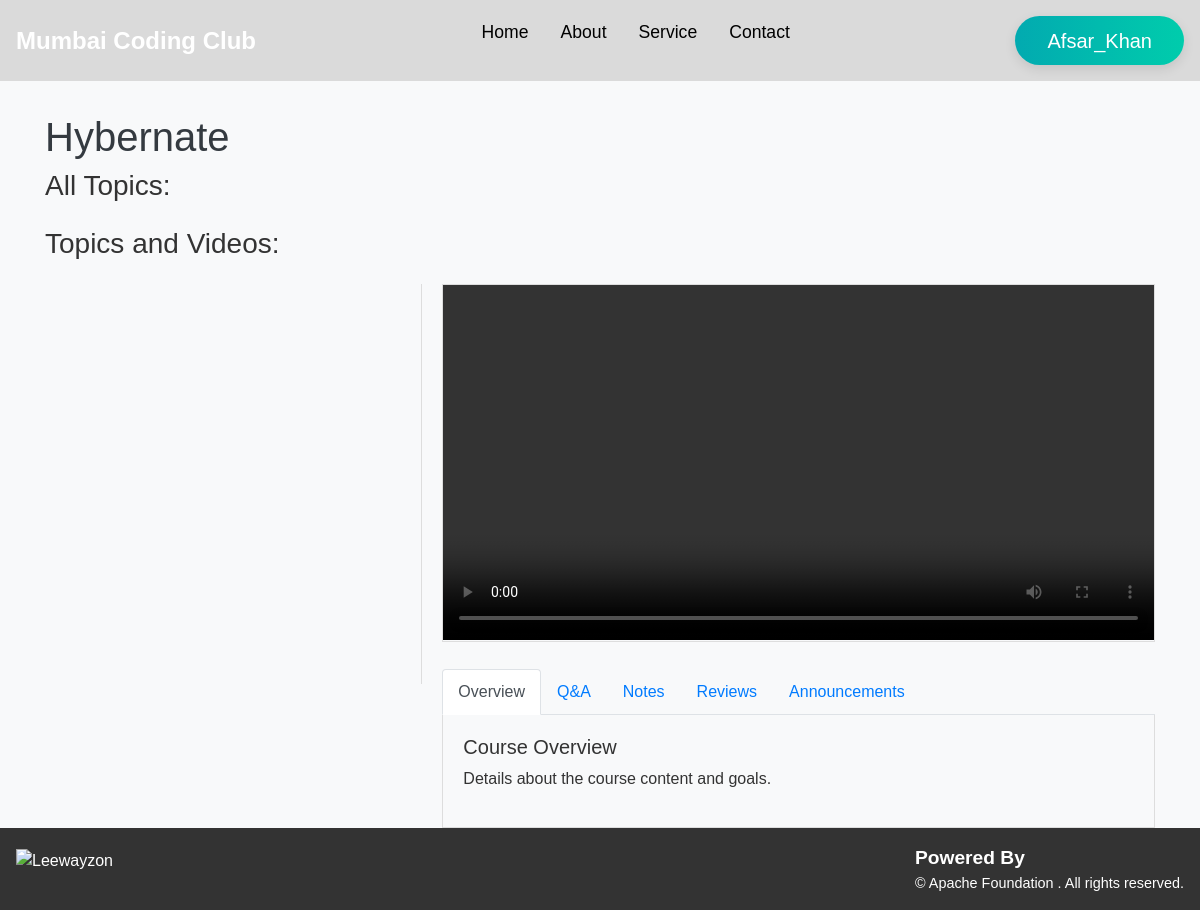
The app's page /ParticularCourse/5 (signed in), older data.
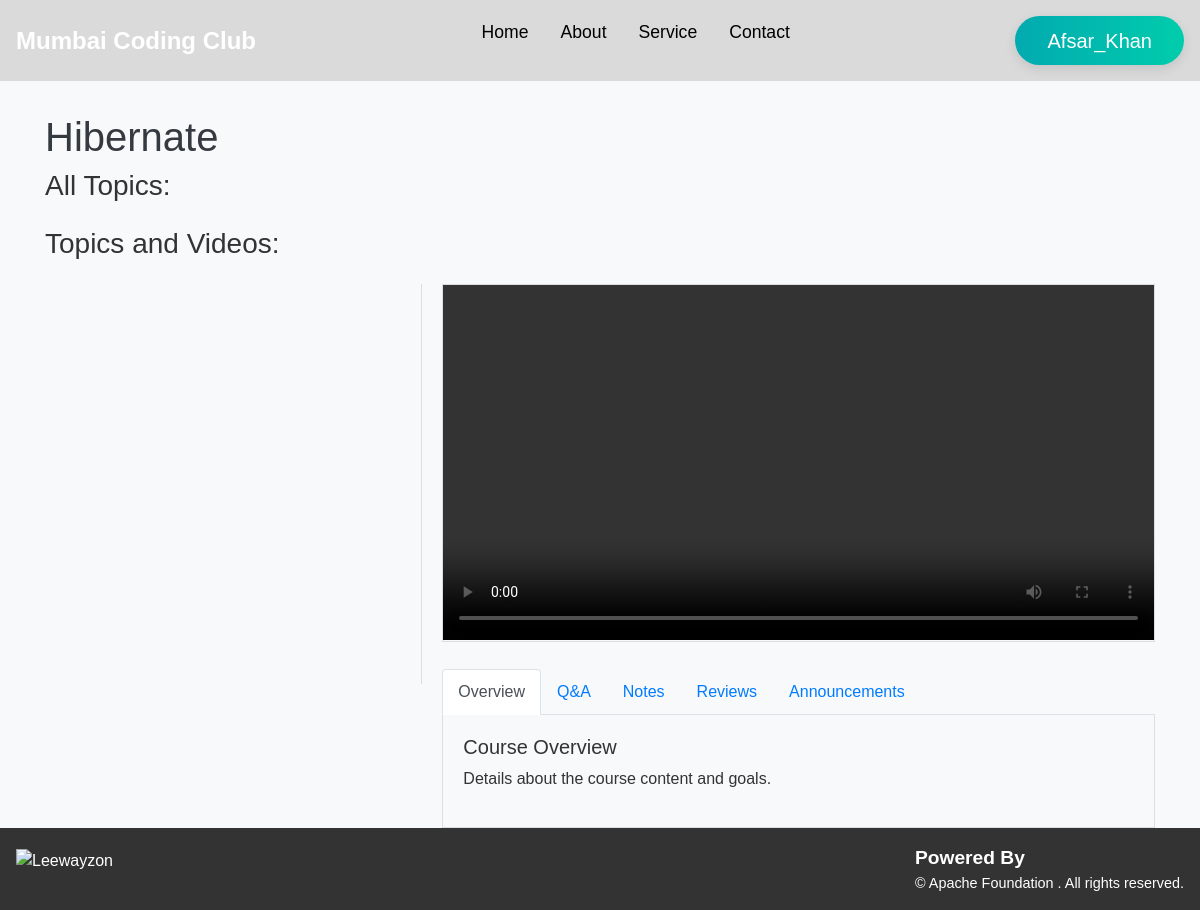
The same page, newer data.
### course_manage/models.py (models this page shows, shortened)
class Course(models.Model):
    title = models.CharField(max_length=255)
    description = models.TextField()
    credits = models.IntegerField()
    start_date = models.DateField()
    end_date = models.DateField()
    course_image = models.ImageField(upload_to='course_image/', blank=True, null=True)
    created_by = models.ForeignKey(User, on_delete=models.CASCADE)

### course_manage/views.py (the view)
# urls.py: path('ParticularCourse/<int:id>', ParticularCourse, name='ParticularCourse'),
def ParticularCourse(request, id):
    if not request.user.is_authenticated:
        print(request.user)
        return redirect('login')
    print(request.user)
    request.session['course_id'] = id
    course = get_course_with_topics_and_videos(id)
    company_settings = CompanySettings.objects.first()
    if course:
        return render(request, 'course.html', {'course': course})
    else:
        return render(request, '404.html')

### course_manage/views.py (called while the page is built)
def get_course_with_topics_and_videos(id):
    try:
        course = Course.objects.prefetch_related('topics__videos', 'topics__pdfs', 'topics__exams').select_related('created_by').get(id=id)
        return course
    except Course.DoesNotExist:
        return None

### course_manage/templates/course.html (shortened to what this page needs)
<!DOCTYPE html>
<html lang="en">
<head>
    <link href="https://stackpath.bootstrapcdn.com/bootstrap/4.5.2/css/bootstrap.min.css" rel="stylesheet">
    <link href="https://cdnjs.cloudflare.com/ajax/libs/font-awesome/5.15.3/css/all.min.css" rel="stylesheet">
    <link rel="stylesheet" href="https://cdnjs.cloudflare.com/ajax/libs/font-awesome/6.0.0-beta3/css/all.min.css">
</head>
<body>
    {% include 'nav.html' %}
    <div class="container">
        <h1>{{ course.title }}</h1>
        <div class="all-topics-titles mb-4">
            <h3>All Topics:</h3>
        </div>
        <h3>Topics and Videos:</h3>
        <div class="row">
            <div class="col-md-12">
                <div class="video-container">
                    <div class="video-list">
                    </div>
                    <div class="video-player">
                        <video id="mainVideoPlayer" controls>
                            <source id="mainVideoSource" src="" type="video/mp4">
                        </video>
                        <div class="tabs-section">
                            <ul class="nav nav-tabs" id="myTab" role="tablist">
                                <li class="nav-item">
                                    <a class="nav-link active" id="overview-tab" data-toggle="tab" href="#overview" role="tab" aria-controls="overview" aria-selected="true">Overview</a>
                                </li>
                                <li class="nav-item">
                                    <a class="nav-link" id="qa-tab" data-toggle="tab" href="#qa" role="tab" aria-controls="qa" aria-selected="false">Q&A</a>
                                </li>
                                <li class="nav-item">
                                    <a class="nav-link" id="notes-tab" data-toggle="tab" href="#notes" role="tab" aria-controls="notes" aria-selected="false">Notes</a>
                                </li>
                                <li class="nav-item">
                                    <a class="nav-link" id="reviews-tab" data-toggle="tab" href="#reviews" role="tab" aria-controls="reviews" aria-selected="false">Reviews</a>
                                </li>
                                <li class="nav-item">
                                    <a class="nav-link" id="announcement-tab" data-toggle="tab" href="#announcement" role="tab" aria-controls="announcement" aria-selected="false">Announcements</a>
                                </li>
                            </ul>
                            <div class="tab-content" id="myTabContent">
                                <div class="tab-pane fade show active" id="overview" role="tabpanel" aria-labelledby="overview-tab">
                                    <h5>Course Overview</h5>
                                    <p>Details about the course content and goals.</p>
                                </div>
                            </div>
                        </div>
                    </div>
                </div>
            </div>
        </div>
    </div>
    {% include 'footer.html' %}
</body>
</html>

### course_manage/templates/nav.html (shortened to what this page needs)
<!DOCTYPE html>
<html lang="en">
<head>
    <link rel="stylesheet" href="https://cdnjs.cloudflare.com/ajax/libs/font-awesome/4.7.0/css/font-awesome.min.css">
</head>
<body>
    <div class="navbar">
        <div class="logo">
            {% if company_settings.logo.url %}
            <a href="https://mumbaicodingclub.com/"><img src="{{ company_settings.logo.url }}"></a>
            {% else %}
            <a href="">Mumbai Coding Club</a>
            {% endif %}
        </div>
        <ul class="nav-links">
            <li><a href="">Home</a></li>
            <li><a href="">About</a></li>
            <li><a href="">Service</a></li>
            <li><a href="">Contact</a></li>
        </ul>
        {% if not request.user.is_authenticated %}
        <div class="logo-signup">
            <a href="{% url 'login' %}" class="btn">Login</a>
        </div>
        {% else %}
        <div class="menu-icon">
            <i  onclick="openModal()"><button>{{ user }}</button></i>
        </div>
        {% endif %}
    </div>
</body>
</html>

### course_manage/templates/footer.html (shortened to what this page needs)
<!DOCTYPE html>
<html lang="en">
<head>
</head>
<body>
    <div class="footer">
        <div class="logo">
            <img src="" alt="Leewayzon">
        </div>
        <div class="company-info">
            <div class="company-name">
                Powered By
            </div>
            <div class="copyright">
                &copy; Apache Foundation . All rights reserved.
            </div>
        </div>
    </div>
</body>
</html>

### course_manage/templates/course.html (style rules this page uses)
body { font-family: 'Arial', sans-serif; background-color: #f8f9fa; color: #333; }
.container { padding-top: 2rem; }
h1 { color: #343a40; }
.video-container { display: flex; margin-top: 1rem; }
.video-list { flex: 1; max-width: 40%; padding-right: 20px; border-right: 1px solid #ddd; max-height: 400px; overflow-y: scroll; }
.video-player { flex: 2; padding-left: 20px; }
.video-player video { width: 100%; height: auto; border: 1px solid #ddd; }
.tabs-section { margin-top: 20px; }
.nav-tabs .nav-link { padding: 10px 15px; }
.tab-content { padding: 20px; border: 1px solid #ddd; border-top: none; }

### course_manage/templates/nav.html (style rules this page uses)
* { margin: 0; padding: 0; box-sizing: border-box; }
body { font-family: Arial, sans-serif; }
.navbar { display: flex; justify-content: space-between; align-items: center; background-color: #7977773d; padding: 1rem; }
.logo a { color: #fff; text-decoration: none; font-size: 1.5rem; font-weight: bold; }
.nav-links { display: flex; list-style: none; }
.nav-links li { margin: 0 1rem; }
.nav-links a { color: #000; text-decoration: none; font-size: 1.1rem; }
.menu-icon { font-size:24px; color: white; }
.menu-icon button { background: linear-gradient(to right, #02AAB0 0%, #00CDAC 51%, #02AAB0 100%); padding: 0.6rem 2rem ; text-align: center; transition: 0.5s; background-size: 200% auto; color: white; box-shadow: rgba(0, 0, 0, 0.1) 0px 4px 12px; border: none; border-radius: 2.5rem; font-size: 20px; }
.logo img { width: 150px; height: auto; max-height: 50px; }

### course_manage/templates/footer.html (style rules this page uses)
.footer { display: flex; justify-content: space-between; align-items: center; background-color: #333; color: #fff; padding: 1rem; text-align: left; }
.footer .logo { display: flex; align-items: center; }
.footer .logo img { height: 40px; }
.footer .company-info { display: flex; flex-direction: column; align-items: flex-start; }
.footer .company-name { font-size: 1.2rem; font-weight: bold; }
.footer .copyright { font-size: 0.9rem; }

Row changes from the older to the newer data that the page shows:
changed Course: title "Hybernate" → "Hibernate"
